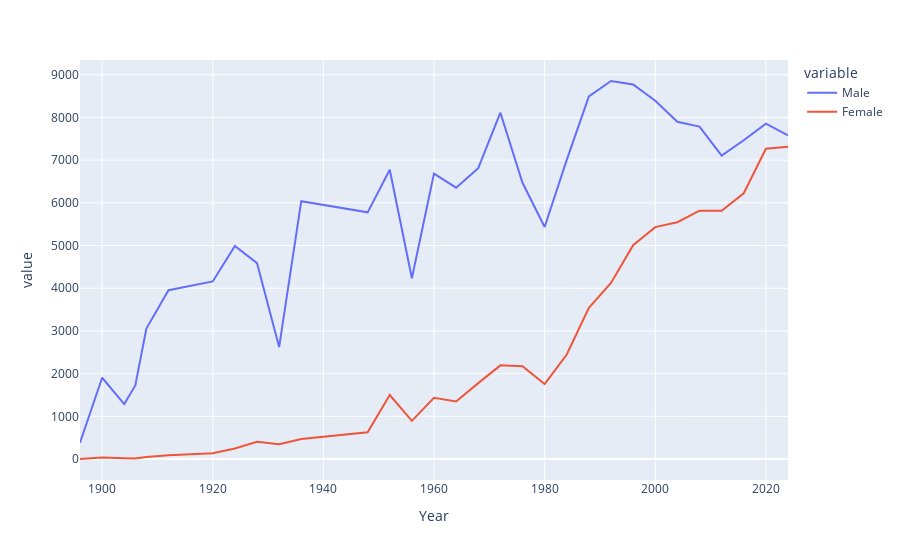

The cell this chart's notebook holds for it:
### Code cell
fig = px.line(final, x='Year', y=['Male','Female'])
fig.show()

### Figure 1 — Plotly figure (JSON) as saved in the notebook; plotly's stock layout.template omitted (floating-point values rounded to 4 significant figures)
{"data": [{"hovertemplate": "variable=Male<br>Year=%{x}<br>value=%{y}<extra></extra>", "legendgroup": "Male", "line": {"color": "#636efa", "dash": "solid"}, "marker": {"symbol": "circle"}, "mode": "lines", "name": "Male", "orientation": "v", "showlegend": true, "type": "scatter", "x": [1896, 1900, 1904, 1906, 1908, 1912, 1920, 1924, 1928, 1932, 1936, 1948, 1952, 1956, 1960, 1964, 1968, 1972, 1976, 1980, 1984, 1988, 1992, 1996, 2000, 2004, 2008, 2012, 2016, 2020, 2024], "xaxis": "x", "y": [380, 1903, 1285, 1722, 3054, 3953, 4158, 4989, 4588, 2622, 6038, 5777, 6773, 4234, 6684, 6354, 6811, 8111, 6469, 5435, 7007, 8494, 8853, 8772, 8390, 7897, 7786, 7105, 7465, 7855, 7580], "yaxis": "y"}, {"hovertemplate": "variable=Female<br>Year=%{x}<br>value=%{y}<extra></extra>", "legendgroup": "Female", "line": {"color": "#EF553B", "dash": "solid"}, "marker": {"symbol": "circle"}, "mode": "lines", "name": "Female", "orientation": "v", "showlegend": true, "type": "scatter", "x": [1896, 1900, 1904, 1906, 1908, 1912, 1920, 1924, 1928, 1932, 1936, 1948, 1952, 1956, 1960, 1964, 1968, 1972, 1976, 1980, 1984, 1988, 1992, 1996, 2000, 2004, 2008, 2012, 2016, 2020, 2024], "xaxis": "x", "y": [0, 33, 16, 11, 47, 87, 134, 244, 404, 347, 468, 628, 1497, 893, 1435, 1348, 1777, 2193, 2172, 1756, 2447, 3543, 4124, 5008, 5431, 5546, 5816, 5815, 6223, 7266, 7312], "yaxis": "y"}], "layout": {"autosize": true, "legend": {"title": {"text": "variable"}, "tracegroupgap": 0}, "margin": {"t": 60}, "xaxis": {"anchor": "y", "autorange": true, "domain": [0, 1], "range": [1896, 2024], "title": {"text": "Year"}, "type": "linear"}, "yaxis": {"anchor": "x", "autorange": true, "domain": [0, 1], "range": [-491.8, 9345.0], "title": {"text": "value"}, "type": "linear"}}}
